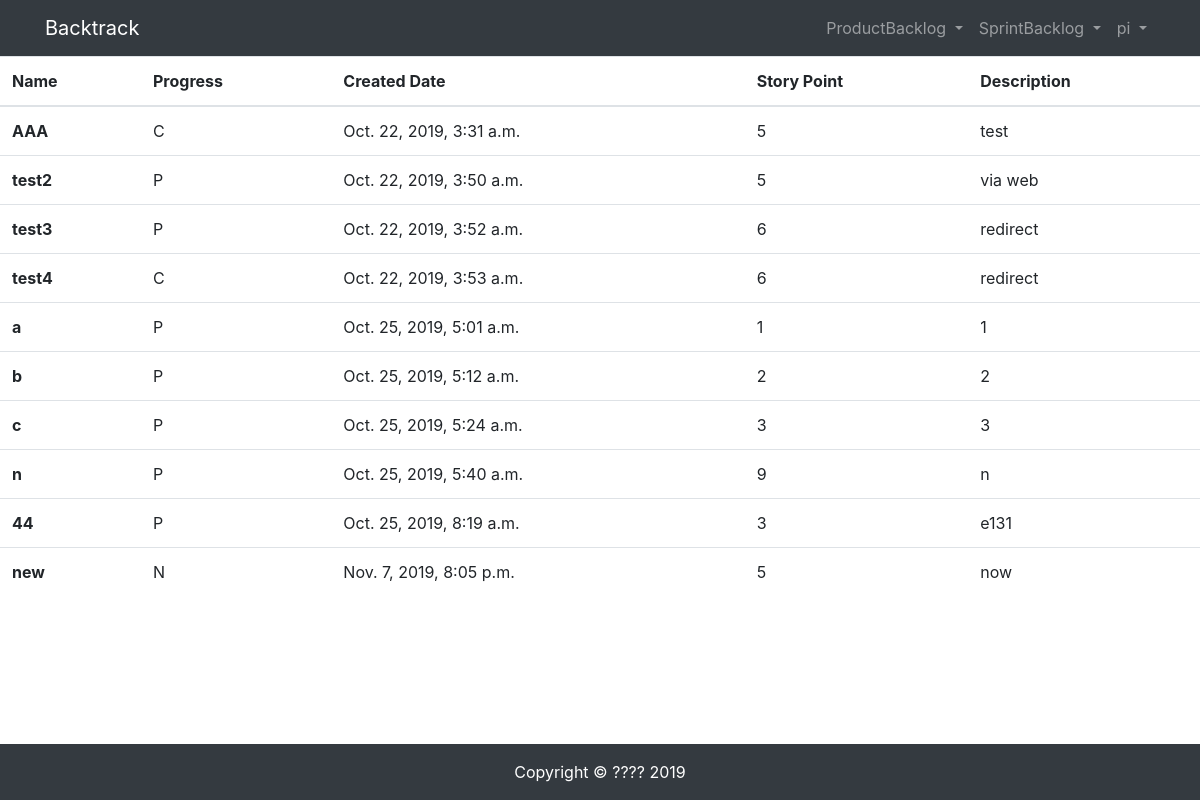
Page /fulllist/ (signed in) on the committed database.
### productbacklog/models.py (models this page shows, shortened)
class ProductBacklogItem (models.Model):
    product = models.ForeignKey(Product, on_delete=models.CASCADE)
    name = models.CharField(max_length=100)
    description = models.CharField(max_length=200)
    NOTSTART = 'N'
    INPROGRESS = 'P'
    COMPLETE = 'C'
    PROGRESS_STATUS = (
        (NOTSTART, 'not start'),
        (INPROGRESS, 'in progress'),
        (COMPLETE, 'complete'),
    )
    progress = models.CharField(
        max_length=1,
        choices=PROGRESS_STATUS,
        default=NOTSTART,
        blank=False,
    )
    storypoint = models.IntegerField()
    created = models.DateTimeField(default=timezone.now)
    updated = models.DateTimeField(auto_now=True)
    order = models.IntegerField(default=0)

### productbacklog/views.py (the view)
# urls.py: path('fulllist/', views.pbi_list, name="fulllist"),
@login_required(login_url='/login')
def pbi_list(request):
    pbis = ProductBacklogItem.objects.all()
    print(request.user)
    if Profile.objects.filter(user_id=request.user.id).exists():
        profile = Profile.objects.get(user_id=request.user)
    else:
        profile = Profile.objects.create(user=request.user)
    print(profile.type)
    context = {'pbis': pbis}
    return render(request, 'productbacklog/list.html', context)

### templates/productbacklog/list.html (shortened to what this page needs)
{% extends "base.html" %}
{% load staticfiles %}
{% block content %}
<table class="table">
    <thead>
      <tr>
        <th scope="col">Name</th>
        <th scope="col">Progress</th>
        <th scope="col">Created Date</th>
        <th scope="col">Story Point</th>
        <th scope="col">Description</th>
      </tr>
    </thead
    <tbody>
      {% for pbi in pbis %}
      <tr>
        <th scope="row">{{pbi.name}}</th>
        <td>{{pbi.progress}}</td>
        <td>{{pbi.created}}</td>
        <td>{{pbi.storypoint}}</td>
        <td>{{pbi.description}}</td>
      </tr>
      {% endfor %}
</table>
{% endblock content %}

### templates/header.html (shortened to what this page needs)
<nav class="navbar navbar-expand-lg navbar-dark bg-dark">
  <div class="container">
    <a class="navbar-brand" href="/productbacklog">Backtrack</a>
    <div>
      <ul class="navbar-nav">
        {% if user.is_authenticated %}
        {% if user.profile.type == 'DV' %}
        <li class="nav-item dropdown">
          <a class="nav-link dropdown-toggle" href="#" id="navbarDropdown" role="button" data-toggle="dropdown" aria-haspopup="true" aria-expanded="false">
            ProductBacklog
          </a>
        </li>
        <li class="nav-item dropdown">
          <a class="nav-link dropdown-toggle" href="#" id="navbarDropdown" role="button" data-toggle="dropdown" aria-haspopup="true" aria-expanded="false">
            SprintBacklog
          </a>
        </li>
        {% endif %}
        {% endif %}
	{% if user.is_authenticated %}
            <li class="nav-item dropdown">
              <a class="nav-link dropdown-toggle" href="#" id="navbarDropdown" role="button" data-toggle="dropdown" aria-haspopup="true" aria-expanded="false">
                {{ user.username }}
              </a>
          </li>
        {% else %}
          <li class="nav-item">
              <a class="nav-link" href="#">Login</a>
          </li>
        {% endif %}
      </ul>
    </div>
  </div>
</nav>

### templates/header.html (style rules this page uses)
nav { user-select: none; }

### rows in the picture
ProductBacklogItem: name "AAA", progress "C", created "Oct. 22, 2019, 3:31 a.m.", storypoint "5", description "test"
ProductBacklogItem: name "test2", progress "P", created "Oct. 22, 2019, 3:50 a.m.", storypoint "5", description "via web"
ProductBacklogItem: name "test3", progress "P", created "Oct. 22, 2019, 3:52 a.m.", storypoint "6", description "redirect"
ProductBacklogItem: name "test4", progress "C", created "Oct. 22, 2019, 3:53 a.m.", storypoint "6", description "redirect"
ProductBacklogItem: name "a", progress "P", created "Oct. 25, 2019, 5:01 a.m.", storypoint "1", description "1"
ProductBacklogItem: name "b", progress "P", created "Oct. 25, 2019, 5:12 a.m.", storypoint "2", description "2"
ProductBacklogItem: name "c", progress "P", created "Oct. 25, 2019, 5:24 a.m.", storypoint "3", description "3"
ProductBacklogItem: name "n", progress "P", created "Oct. 25, 2019, 5:40 a.m.", storypoint "9", description "n"
ProductBacklogItem: name "44", progress "P", created "Oct. 25, 2019, 8:19 a.m.", storypoint "3", description "e131"
ProductBacklogItem: name "new", progress "N", created "Nov. 7, 2019, 8:05 p.m.", storypoint "5", description "now"

### other values in the picture
{{ user.username }} "pi"
